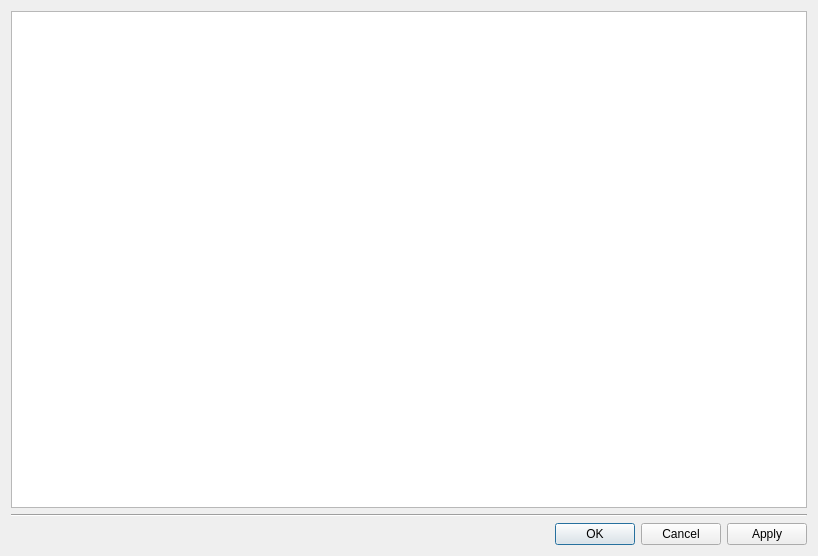
<?xml version="1.0" encoding="UTF-8"?>
<ui version="4.0">
 <class>ui::assets::studiomodel::StudioModelEditEventsDialog</class>
 <widget class="QDialog" name="ui::assets::studiomodel::StudioModelEditEventsDialog">
  <property name="geometry">
   <rect>
    <x>0</x>
    <y>0</y>
    <width>818</width>
    <height>556</height>
   </rect>
  </property>
  <property name="windowTitle">
   <string>Edit Events</string>
  </property>
  <property name="modal">
   <bool>true</bool>
  </property>
  <layout class="QVBoxLayout" name="verticalLayout">
   <item>
    <widget class="QTableView" name="EventsTable"/>
   </item>
   <item>
    <widget class="Line" name="line">
     <property name="orientation">
      <enum>Qt::Horizontal</enum>
     </property>
    </widget>
   </item>
   <item>
    <widget class="QDialogButtonBox" name="DialogButtons">
     <property name="standardButtons">
      <set>QDialogButtonBox::Apply|QDialogButtonBox::Cancel|QDialogButtonBox::Ok</set>
     </property>
    </widget>
   </item>
  </layout>
 </widget>
 <resources/>
 <connections>
  <connection>
   <sender>DialogButtons</sender>
   <signal>accepted()</signal>
   <receiver>ui::assets::studiomodel::StudioModelEditEventsDialog</receiver>
   <slot>accept()</slot>
   <hints>
    <hint type="sourcelabel">
     <x>199</x>
     <y>279</y>
    </hint>
    <hint type="destinationlabel">
     <x>199</x>
     <y>149</y>
    </hint>
   </hints>
  </connection>
  <connection>
   <sender>DialogButtons</sender>
   <signal>rejected()</signal>
   <receiver>ui::assets::studiomodel::StudioModelEditEventsDialog</receiver>
   <slot>reject()</slot>
   <hints>
    <hint type="sourcelabel">
     <x>199</x>
     <y>279</y>
    </hint>
    <hint type="destinationlabel">
     <x>199</x>
     <y>149</y>
    </hint>
   </hints>
  </connection>
 </connections>
</ui>
